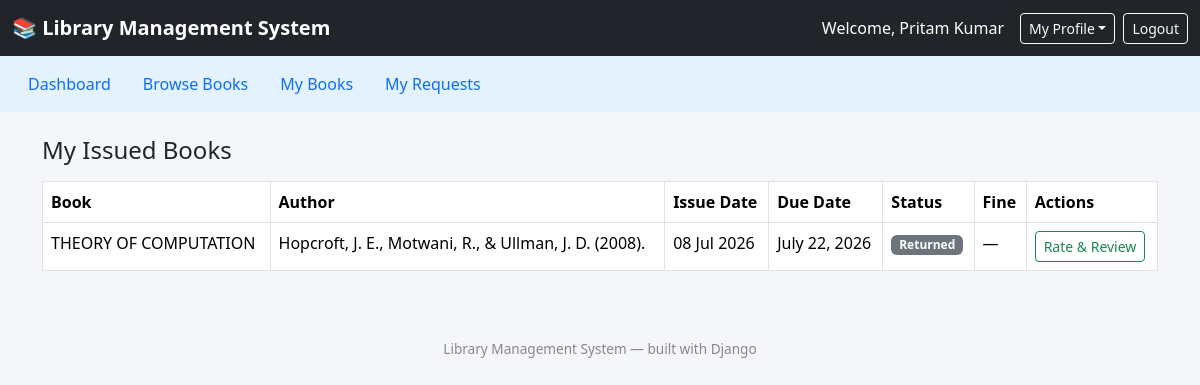
The page /my-books/ (signed in) on the database as committed earlier.
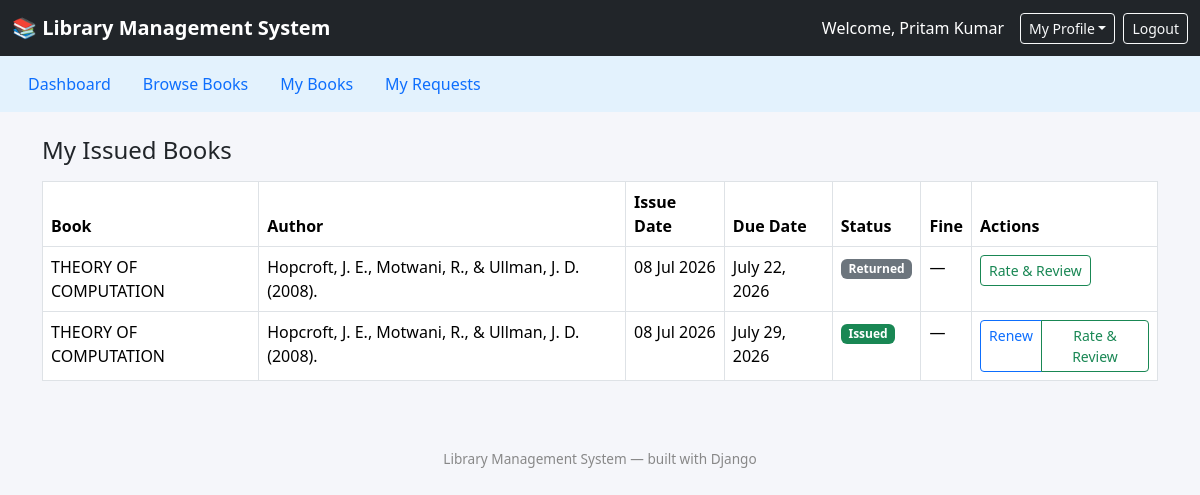
The same page on the database as committed later.
### library/models.py (models this page shows, shortened)
class IssuedBook(models.Model):
    STATUS_CHOICES = (
        (1, "Issued"),
        (0, "Returned"),
    )
    book = models.ForeignKey(Book, on_delete=models.CASCADE, related_name="issues")
    student = models.ForeignKey(User, on_delete=models.CASCADE, related_name="issued_books")
    issue_date = models.DateTimeField(default=timezone.now)
    due_date = models.DateField(default=default_due_date)
    return_date = models.DateTimeField(null=True, blank=True)
    status = models.IntegerField(choices=STATUS_CHOICES, default=1)
    fine_paid = models.BooleanField(default=False)
    def is_overdue(self):
        return self.status == 1 and timezone.now().date() > self.due_date
    def days_overdue(self):
        end = self.return_date.date() if self.return_date else timezone.now().date()
        delta = (end - self.due_date).days
        return max(delta, 0)
    def calculate_fine(self):
        return self.days_overdue() * FINE_PER_DAY

class Book(models.Model):
    name = models.CharField(max_length=250)
    author = models.ForeignKey(Author, on_delete=models.CASCADE, related_name="books")
    category = models.ForeignKey(Category, on_delete=models.CASCADE, related_name="books")
    book_no = models.CharField(max_length=50, unique=True, help_text="Accession / book number (like ISBN)")
    price = models.DecimalField(max_digits=8, decimal_places=2, default=0)
    copies_available = models.PositiveIntegerField(default=1)
    cover = models.ImageField(upload_to="book_covers/", blank=True, null=True)
    pdf_file = models.FileField(upload_to="book_pdfs/", blank=True, null=True, help_text="Upload the PDF file of the book")

class Author(models.Model):
    name = models.CharField(max_length=250)

### library/views.py (the view)
# urls.py: path("my-books/", views.view_issued_books, name="view_issued_books"),
@login_required
def view_issued_books(request):
    issued = IssuedBook.objects.filter(student=request.user).select_related("book", "book__author")
    return render(request, "library/view_issued_books.html", {"issued": issued})

### library/templates/library/view_issued_books.html (shortened to what this page needs)
{% extends "library/base.html" %}
{% block content %}
<h4 class="mb-3">My Issued Books</h4>
<table class="table table-bordered bg-white">
    <thead><tr><th>Book</th><th>Author</th><th>Issue Date</th><th>Due Date</th><th>Status</th><th>Fine</th><th>Actions</th></tr></thead>
    <tbody>
    {% for i in issued %}
        <tr>
            <td>{{ i.book.name }}</td>
            <td>{{ i.book.author.name }}</td>
            <td>{{ i.issue_date|date:"d M Y" }}</td>
            <td>{{ i.due_date }}</td>
            <td>
                {% if i.status == 1 %}
                    <span class="badge {% if i.is_overdue %}bg-danger{% else %}bg-success{% endif %}">
                        {% if i.is_overdue %}Overdue{% else %}Issued{% endif %}
                    </span>
                {% else %}
                    <span class="badge bg-secondary">Returned</span>
                {% endif %}
            </td>
            <td>{% if i.calculate_fine %}<span class="text-danger">₹{{ i.calculate_fine }}</span>{% else %}—{% endif %}</td>
            <td>
                <div class="btn-group" role="group">
                    {% if i.status == 1 %}
                        <a href="{% url 'request_renewal' i.pk %}" class="btn btn-sm btn-outline-primary">Renew</a>
                    {% endif %}
                   <a href="{% url 'book_detail' i.book.pk %}" class="btn btn-sm btn-outline-success">Rate & Review</a>
               </div>
            </td>
        </tr>
    {% empty %}
        <tr><td colspan="7" class="text-center">No books issued yet.</td></tr>
    {% endfor %}
    </tbody>
</table>
{% endblock %}

Rows that differ between the two databases and show on the page:
added IssuedBook: book.name "THEORY OF COMPUTATION", book.author.name "Hopcroft, J. E., Motwani, R., & Ullman, J. D. (2008).", issue_date "08 Jul 2026", due_date "July 29, 2026", status "Issued"
